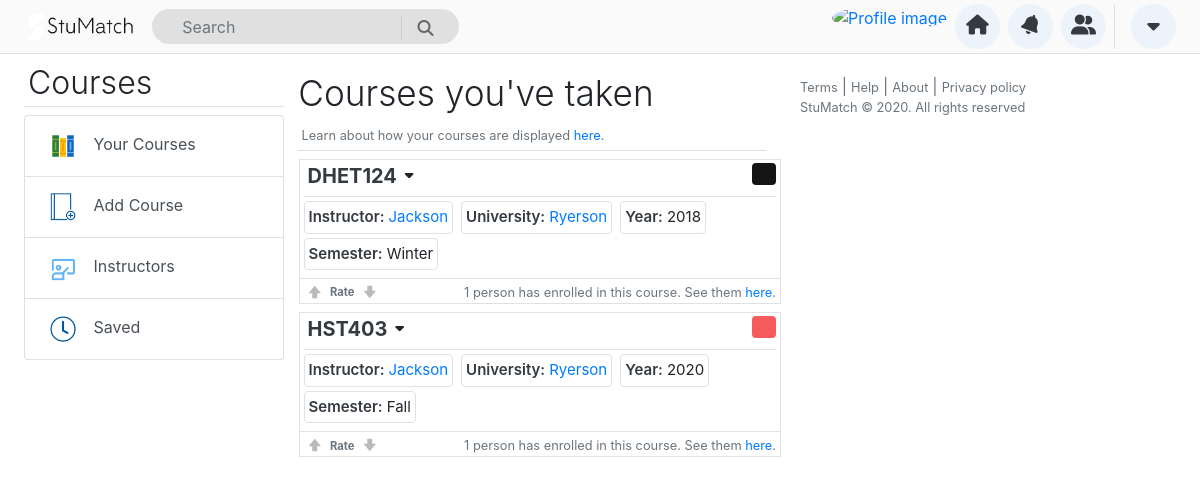
Page /home/courses/ (signed in) on the earlier database version.
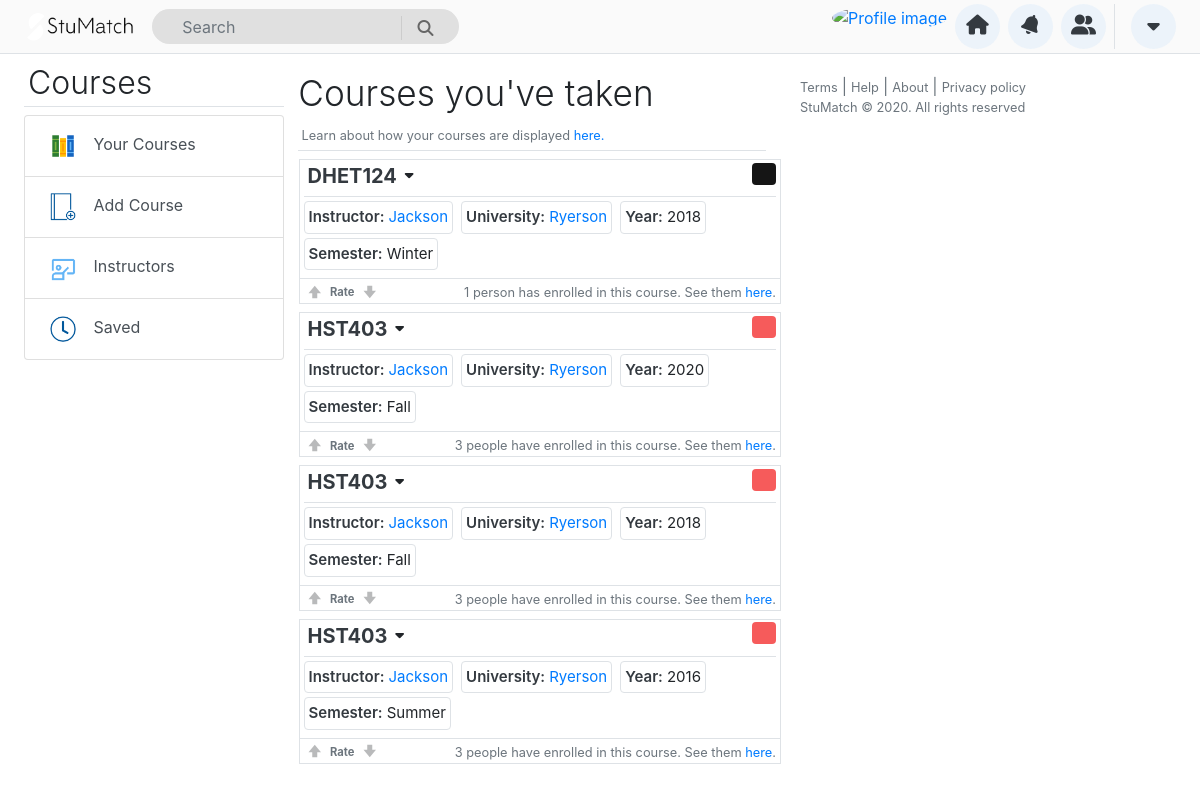
Same page on the later database version.
### home/models.py (models this page shows, shortened)
class Course(models.Model):
    class Semester(models.TextChoices):
        SPRING = '1', 'Spring'
        SUMMER = '2', 'Summer'
        FALL = '3', 'Fall'
        WINTER = '4', 'Winter'
        NONE = '0', 'None'
    class Difficulty(models.TextChoices):
        EASY = '1', 'Easy'
        MEDIUM = '2', 'Medium'
        HARD = '3', 'Hard'
        FAILED = '4', 'Failed'
    course_code = models.CharField(max_length=20)
    course_university = models.CharField(max_length=100)
    course_instructor = models.CharField(max_length=100)
    course_year = models.IntegerField(('year'), validators=[MinValueValidator(1984), MaxValueValidator(max_value_current_year())])
    course_likes = models.ManyToManyField(Profile, blank=True, related_name='course_likes')
    course_dislikes = models.ManyToManyField(Profile, blank=True, related_name='course_dislikes')
    course_reviews = models.ManyToManyField(Review, blank=True, related_name='course_reviews')
    course_semester = models.CharField(
        max_length=2,
        choices=Semester.choices,
        default=Semester.NONE
        )
    course_difficulty = models.CharField(
        max_length=2,
        choices=Difficulty.choices,
        default=Difficulty.MEDIUM
        )
    def get_user_count(self):
        courses = Course.objects.filter(course_code=self.course_code,course_university=self.course_university)
        num = 0
        for c in courses:
            num += c.profiles.count()
        return num
    def average_voting(self):
        total_likes = Course.course_likes.through.objects.filter(course__course_code=self.course_code,course__course_university=self.course_university,course__course_instructor=self.course_instructor).count()
        total_dislikes = Course.course_dislikes.through.objects.filter(course__course_code=self.course_code,course__course_university=self.course_university,course__course_instructor=self.course_instructor).count()
        t = total_likes - total_dislikes
        if t==0:
            return "Rate"
    def sem(self):
        r_dic = {1:"Spring",2:"Summer",3:"Fall",4:"Winter"}
        d = int(self.course_difficulty)
        return r_dic[d]
    def average_complexity(self):
        r_dic = {1:"Easy",2:"Medium",3:"Hard",4:"Most Failed"}
        courses = Course.objects.filter(course_code=self.course_code,course_university=self.course_university)
        avg_cplx = 0
        total_courses = courses.count()
        complexity_sum = 0
        for c in courses:
            complexity_sum += int(c.course_difficulty)
        avg_cplx = round(complexity_sum / total_courses)
        return r_dic[avg_cplx]
    def user_complexity(self):
        r_dic = {1:"easy",2:"medium",3:"hard",4:"a failure"}
        return r_dic[int(self.course_difficulty)]
    def is_liked(self,user):
        return Course.course_likes.through.objects.filter(course__course_code=self.course_code,course__course_university=self.course_university,course__course_instructor=self.course_instructor,profile_id=user.id).exists()
    def not_liked(self,user):
        return Course.course_dislikes.through.objects.filter(course__course_code=self.course_code,course__course_university=self.course_university,course__course_instructor=self.course_instructor,profile_id=user.id).exists()

### home/views.py (the view)
# urls.py: path('courses/', views.courses, name='courses'),
@login_required
def courses(request):
    courses = request.user.courses.all()
    courses = courses.order_by("course_code")
    context = { 'courses':courses }
    return render(request,'home/courses/course_list.html',context)

### home/templates/home/courses/course_list.html (shortened to what this page needs)
{% extends "home/courses/base.html" %}
{% load crispy_forms_tags %}
{% load ibuilder %}
{% load static %}
{% block content %}
<link rel="stylesheet" href="{% static 'css/courses/main.css' %}">
<div class="mb-4">
    {% if courses %}
    <div class="m-0 mb-2 border-bottom pb-1 p-0" style="margin-left: -0.95rem !important;">
        <div class="m-0">
            <h6 class="display-4" style="font-size: 2.2rem;">Courses you've taken</h4>
        </div>
        <div>
            <span class="text-muted small" style="margin-left: 0.2rem;">Learn about how your courses are displayed <a href="#">here.</a></span>
        </div>
    </div>
    {% endif %}
    {% for course in courses %}
    {% div_class as veid %}
    {% with par2=course.course_instructor par1=course.course_university %}
    <div class="mb-2" id="_cc_{{ veid }}" >
        <div class="row border bg-white rounded-0">
            <div class="col-sm-12 p-0">
                <div class="d-flex justify-content-between ml-1 mr-1 border-bottom">
                    <div class="d-flex">
                        <div class="ml-1">
                            <a class="text-dark" href="{% url 'home:course-detail' course.id %}"><h5 class="pt-1 font-weight-bold">{{ course.course_code }}</h5></a>
                        </div>
                        <div class="dropdown">
                            <button class="btn btn-sm no-border" type="button" id="d_l" data-toggle="dropdown" aria-haspopup="true" aria-expanded="false">
                                <i class="fas fa-caret-down"></i>
                            </button>
                        </div>
                    </div>
                    <div>
                        <button class="btn btn-cplx {{ course.average_complexity|cut:' ' }}" data-toggle="tooltip" data-placement="bottom" title="You said this course is {{ course.user_complexity }}"></button>
                    </div>
                </div>
                <div class="row mt-1 mx-1">
                    <div class="c_dis mb-1 course-goto btn-outline-primary text-center" data-url="{%url 'home:course-instructor' par1 par2 %}">
                        <span class="text-dark">Instructor:</span><span class="ml-1">{{ course.course_instructor|capfirst }}</span>
                    </div>
                    <div class="c_dis mb-1 course-goto btn-outline-primary text-center">
                        <span class="text-dark">University:</span><span class="ml-1">{{ course.course_university|capfirst }}</span>
                    </div>
                    <div class="c_dis mb-1 text-center">
                        <span class="text-dark">Year:</span><span class="ml-1">{{ course.course_year }}</span>
                    </div>
                    <div class="c_dis mb-1 text-center">
                        <span class="text-dark">Semester:</span><span class="ml-1">{{ course.sem }}</span>
                    </div>
                </div>
                <div class="d-flex border-top justify-content-between mb-0 mt-1">
                    <div class="d-flex votes-container ml-1" style="margin-top: -2px !important;">
                        {% include 'home/courses/course_vote.html' with course=course %}
                    </div>
                    <div class="mb-0">
                        <span class="mr-1 small text-muted">{{ course.get_user_count }} {% if course.get_user_count == 1 %}<span>person has</span>{% else %}<span>people have</span>{% endif %} enrolled in this course. See them <a href="#">here</a>.</span>
                    </div>
                </div>
            </div>
        </div>
    </div>
    {% endwith %}
    {% endfor %}
</div>
{% endblock content %}

### home/templates/home/courses/course_vote.html (shortened to what this page needs)
{% load ibuilder %}
{% load static %}
<link rel="stylesheet" href="{% static 'icons/styles.css' %}">
{% with course=course %}
{% check_is_liked as liked %}
<form method="POST" class="m-0 p-0 course-vote-form">
    <div class="d-flex justify-content-start">
        {% if liked %}
        <div>
            <button class="p-0 btn btn-lg no-border rounded-0" style="width: 1.41rem;height: 1.41rem;display: inline-block;pointer-events: none;">
                <div class="icon-arrow-up" style="color:  rgb(43, 98, 153);"></div>
            </button>
        </div>
        <div>
            <button class="p-0 btn btn-sm no-border rounded-0 c_v" type="submit" data-token="{{ csrf_token }}" data-url="{% url 'home:course-vote' id=course.id code=course.course_code  status='rmv' %}" style="height: 1.41rem;">
                <span class="text-primary mx-1 font-weight-bolder small">{{ course.average_voting }}</span>
            </button>
        </div>
        <div>
            <button class="p-0 btn btn-lg no-border rounded-0 c_v" type="submit" data-token="{{ csrf_token }}" data-url="{% url 'home:course-vote' id=course.id code=course.course_code  status='dislike' %}" style="width: 1.41rem;height: 1.41rem;display: inline-block;">
                <div class="icon-arrow-down" style="color:  rgb(185, 186, 187);"></div>
            </button>
        </div>
        {% else %}
        <div>
            <button class="p-0 btn btn-lg no-border rounded-0 c_v"  type="submit" data-token="{{ csrf_token }}" data-url="{% url 'home:course-vote' id=course.id code=course.course_code status='like' %}" style="width: 1.41rem;height: 1.41rem;display: inline-block;">
                <div class="icon-arrow-up" style="color:  rgb(185, 186, 187);"></div>
            </button>
        </div>
        <div>
            <button class="p-0 btn btn-sm no-border rounded-0" style="height: 1.41rem;display: inline-block;pointer-events: none;">
                <span class="text-muted mx-1 font-weight-bolder small">{{ course.average_voting }}</span>
            </button>
        </div>
        <div>
            <button class="p-0 btn btn-lg no-border rounded-0 c_v" type="submit" data-token="{{ csrf_token }}" data-url="{% url 'home:course-vote' id=course.id code=course.course_code  status='dislike' %}" style="width: 1.41rem;height: 1.41rem;display: inline-block;">
                <div class="icon-arrow-down" style="color:  rgb(185, 186, 187);"></div>
            </button>
        </div>
        {% endif %}
    </div>
</form>
{% endwith %}

Differences in the rows shown:
computed for Course (number 2 of 4 on the later page): get_user_count "1" → "3"; text "person has" → "people have"
added Course: course_code "HST403", course_instructor "Jackson", course_university "Ryerson", course_year "2018", sem "Fall", average_voting "Rate", get_user_count "3", shows "people have"
added Course: course_code "HST403", course_instructor "Jackson", course_university "Ryerson", course_year "2016", sem "Summer", average_voting "Rate", get_user_count "3", shows "people have"
